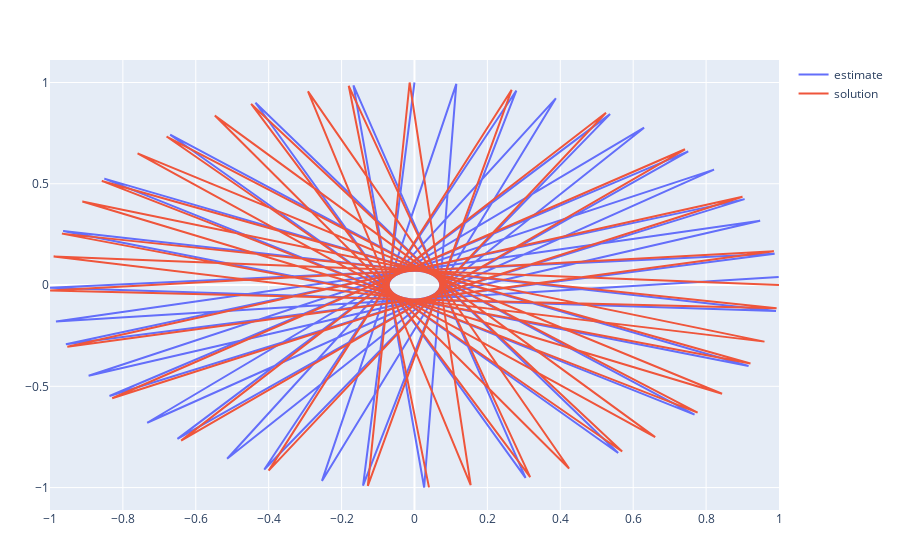

The notebook cell saved with this chart:
### Code cell
estimate = scatter(x=x_dot, y=x, mode="lines",name="estimate")
solution = scatter(x=x_dot_sol, y=x_sol, mode="lines",name="solution")
plot([estimate, solution])
